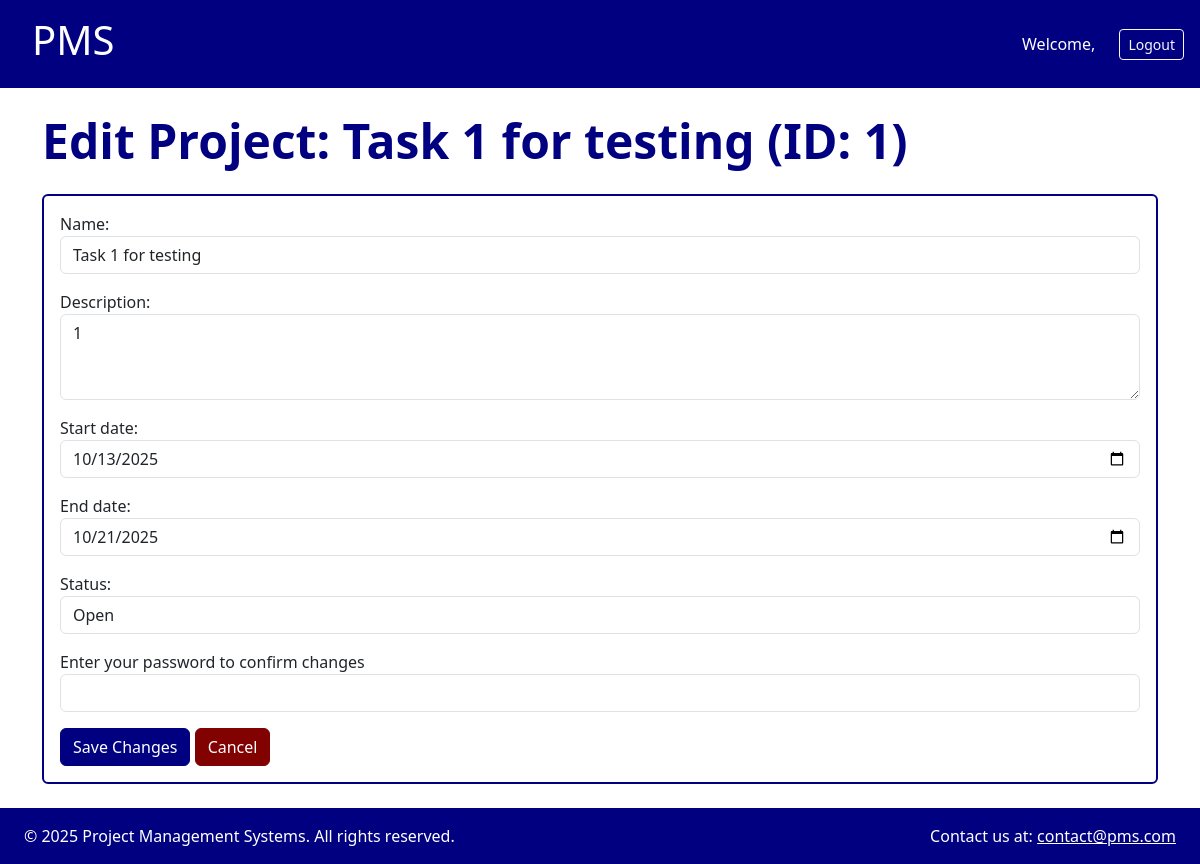
The app's page /projects/1/edit/?next=/projects/ (signed in) with its own data.
### projects/models.py (models this page shows, shortened)
class Project(models.Model):
    STATUS_CHOICES = [
        ('open', 'Open'),
        ('closed', 'Closed'),
    ]
    name = models.CharField(max_length=200)
    description = models.TextField()
    owner = models.ForeignKey(
        User, on_delete=models.CASCADE, related_name='projects') # If the user is deleted, delete their projects too
    status = models.CharField(
        max_length=10, choices=STATUS_CHOICES, default='open')
    start_date = models.DateField()
    end_date = models.DateField()
    previous_task_statuses = models.JSONField(null=True, blank=True)

### projects/views.py (the view)
# urls.py: path('<int:project_id>/edit/', views.project_edit, name='project_edit'),
@login_required
@never_cache
def project_edit(request, project_id):
    project = get_object_or_404(Project, id=project_id, owner=request.user)
    redirect_to = request.GET.get('next', reverse(
        'project_detail', kwargs={'project_id': project.id}))
    if request.method == 'POST':
        form = ProjectForm(request.POST, instance=project)
        if form.is_valid():
            project = form.save()
            messages.success(
                request, f"Project '{project.name}' updated successfully!")
            return redirect(redirect_to)
    else:
        form = ProjectForm(instance=project)
    return render(request, 'projects/project_edit.html', {'form': form, 'project': project, 'next': redirect_to})

### projects/forms.py
class ProjectForm(forms.ModelForm):
    class Meta:
        model = Project  # Link form to Project model
        fields = ['name', 'description', 'start_date', 'end_date', 'status']
        widgets = {
            'name': forms.TextInput(attrs={'class': 'form-control'}),
            'start_date': forms.DateInput(attrs={'type': 'date'}),
            'end_date': forms.DateInput(attrs={'type': 'date'}),
            'description': forms.Textarea(attrs={'rows': 3}),
        }

### projects/templates/projects/project_edit.html (shortened to what this page needs)
{% extends 'core/base_users.html' %}
{% load static %}
{% load widget_tweaks %}
{% block content %}
<div class="container my-4">
    <h2 class="mb-4">Edit Project: {{ project.name }} (ID: {{ project.id }})</h2>
    <div class="card mt-3 border-primary">
        <div class="card-body">
            <form method="POST">
                {% for field in form %}
                <div class="mb-3">
                    {{ field.label_tag }}
                    {{ field|add_class:"form-control" }}
                </div>
                {% endfor %}
                <div class="mb-3">
                    <label for="password">Enter your password to confirm changes</label>
                    <input type="password" class="form-control" name="password" required>
                </div>
                <button type="submit" class="btn btn-primary">Save Changes</button>
                <a href="{{ next }}" class="btn btn-secondary">Cancel</a>
            </form>
        </div>
        {% endblock %}

### static/assets/stylesheets/base.css (style rules this page uses)
html, body { height: 100%; margin: 0; }
body { display: flex; flex-direction: column; min-height: 100vh; }

### static/assets/stylesheets/authentication.css (style rules this page uses)
.border-primary { border-color: #000080 !important; border-width: 2px !important; }

### static/assets/stylesheets/components.css (style rules this page uses)
h2 { font-size: 3rem; color: #000080; font-weight: 600; }
.btn-primary { background-color: #000080; border-color: #000080; }
.btn-secondary { background-color: #820101; border-color: #820101; color: #fff; outline: none; box-shadow: none; }

### records on screen
Project: name "Task 1 for testing", id "1", form "Task 1 for testing" "1" "10/13/2025" "10/21/2025" "Open"

### other values on screen
{{ field.label_tag }} "Name:" "Description:" "Start date:" "End date:" "Status:"
